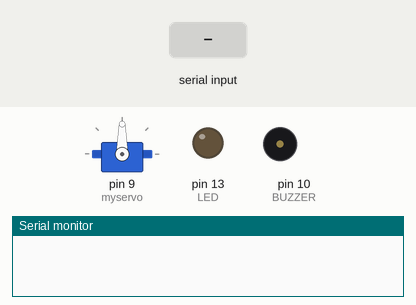
This sketch was run on a simulated Arduino Uno, built with avr-gcc and run on an emulated ATmega328P. Parts: servo, output pins drawn as LEDs (lit = HIGH), buzzer (waves = sounding), the last lines printed to the serial monitor. Inputs (shaded band) come from the test bench.

Above: at 1.2 s.
1.3 s: "3" received over Serial
At 1.45 s:
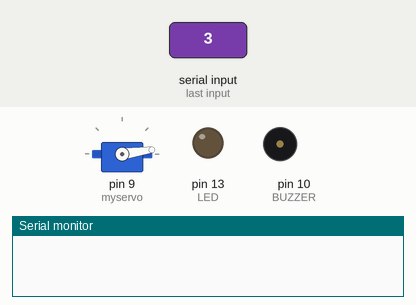
4.3 s: "1" received over Serial
At 7.07 s:
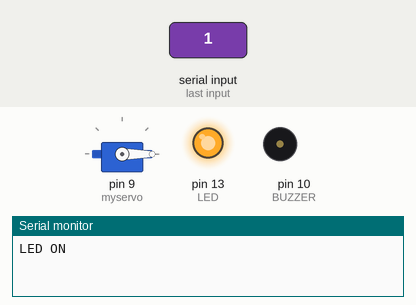
7.3 s: "2" received over Serial
At 8.6 s:
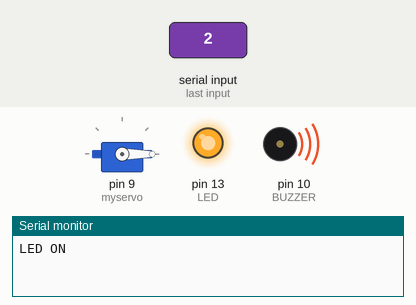
Timing chart, 0 to 14.8 s (numbered marks = the images above; inputs shaded):
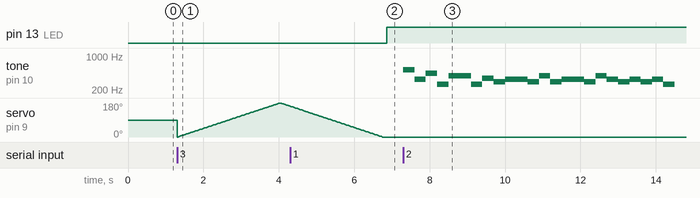

The sketch:

serial1.ino
```cpp
//#define LED 13
const int LED = 13;
const int BUZZER = 10;
// #define BUZZER 10

#define DO1   262 // 4옥타브 도
#define RE    294 // 레
#define MI    330 // 미
#define FA    349
#define SOL   392
#define LA    440
#define SI    494
#define DO2   523

#define DELAY 300

const int hakGyo[] = {DO2, MI, LA, DO1, SOL, SOL, DO1, FA, RE,
  MI, MI, RE, SOL, RE, MI, MI, RE, SOL, MI, RE, MI, RE, MI, DO1};

#include <Servo.h>

Servo myservo;  // create servo object to control a servo
// twelve servo objects can be created on most boards

int pos = 0;    // variable to store the servo position

void setup() {
  // 시리얼 통신 속도
  Serial.begin(9600);
  //LED 출력 설정
  pinMode(LED,OUTPUT);
  myservo.attach(9);
}

void loop() {
 /* //데이터 송신: 아두이노 -> pc

  Serial.print("온도:26.5℃");
  Serial.println();
  delay(2000);}
*/
// 데이터 수신 : pc -> 아두이노
//if (Serial.available()){
//  char ch = Serial.read();
//
//  if( ch=='1'){
//    digitalWrite(LED,HIGH);
//    Serial.println("LED ON");
//  }
//  else if( ch=='0'){
//    digitalWrite(LED,LOW);
//    Serial.println("LED OFF");
//  }
//}
//delay(100);
//
contrl();
}

void contrl(){
  if (Serial.available()){
  char ch = Serial.read();

  if( ch=='1'){
    digitalWrite(LED,HIGH);
    Serial.println("LED ON");
  }
  else if( ch=='0'){
    digitalWrite(LED,LOW);
    Serial.println("LED OFF");
  }
  else if(ch=='2'){
    musicStart();
    Serial.println("melody on");
  }
  else if(ch=='3'){
  for (pos = 0; pos <= 180; pos += 1) { // goes from 0 degrees to 180 degrees
    // in steps of 1 degree
    myservo.write(pos);              // tell servo to go to position in variable 'pos'
    delay(15);                       // waits 15ms for the servo to reach the position
  }
  for (pos = 180; pos >= 0; pos -= 1) { // goes from 180 degrees to 0 degrees
    myservo.write(pos);              // tell servo to go to position in variable 'pos'
    delay(15);                       // waits 15ms for the servo to reach the position
  }
  }

delay(100);
}
}


void musicStart(){
  for (int i=0; i<sizeof(hakGyo)/sizeof(int);i++){
    tone(BUZZER,hakGyo[i],300);
    delay(DELAY);
  }
  }
```

Measured:
- after the input at 4.3 s, pin 13 (LED): LOW → HIGH after 2.6 s
- after the input at 7.3 s, tone on pin 10 (BUZZER): plays 523 Hz for 0.30 s, 330 Hz for 0.30 s, 440 Hz for 0.30 s, 262 Hz for 0.30 s, 392 Hz for 0.60 s, 262 Hz for 0.30 s … (21 notes in this stretch), starting at once
